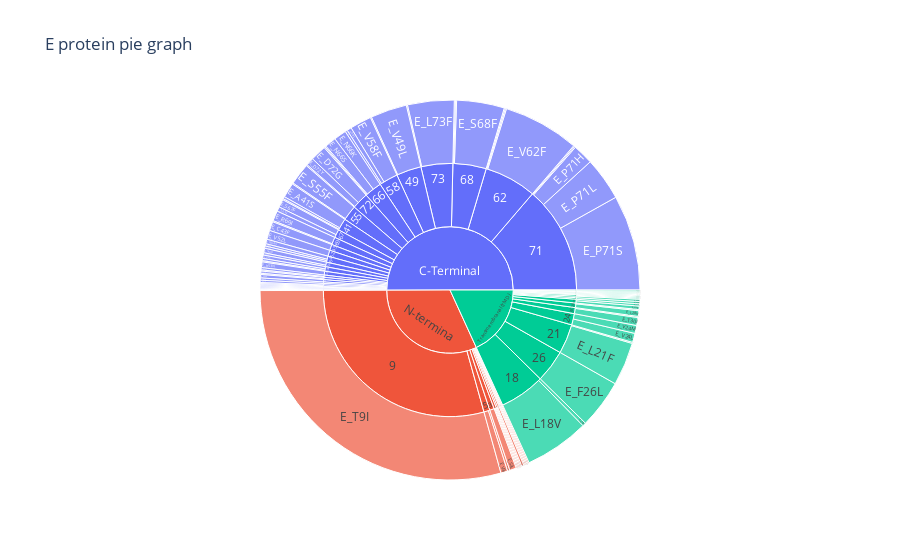

The code cell stored with this chart in its notebook:
### Code cell
fig =px.sunburst(
    myDF[1],
    path=['area','position','E_'],
    values='count',
    title="E protein pie graph",
)
fig.show()

### Figure 1 — Plotly figure (JSON) as saved in the notebook; plotly's stock layout.template omitted (floating-point values rounded to 4 significant figures; data arrays with more than 128 entries replaced by an {"elided": "..."} marker saying what was removed)
{"data": [{"branchvalues": "total", "domain": {"x": [0, 1], "y": [0, 1]}, "hovertemplate": "labels=%{label}<br>count=%{value}<br>parent=%{parent}<br>id=%{id}<extra></extra>", "ids": {"elided": "156 str values"}, "labels": {"elided": "156 str values"}, "name": "", "parents": {"elided": "156 str values"}, "type": "sunburst", "values": {"elided": "156 int values"}}], "layout": {"legend": {"tracegroupgap": 0}, "title": {"text": "E protein pie graph"}}}
